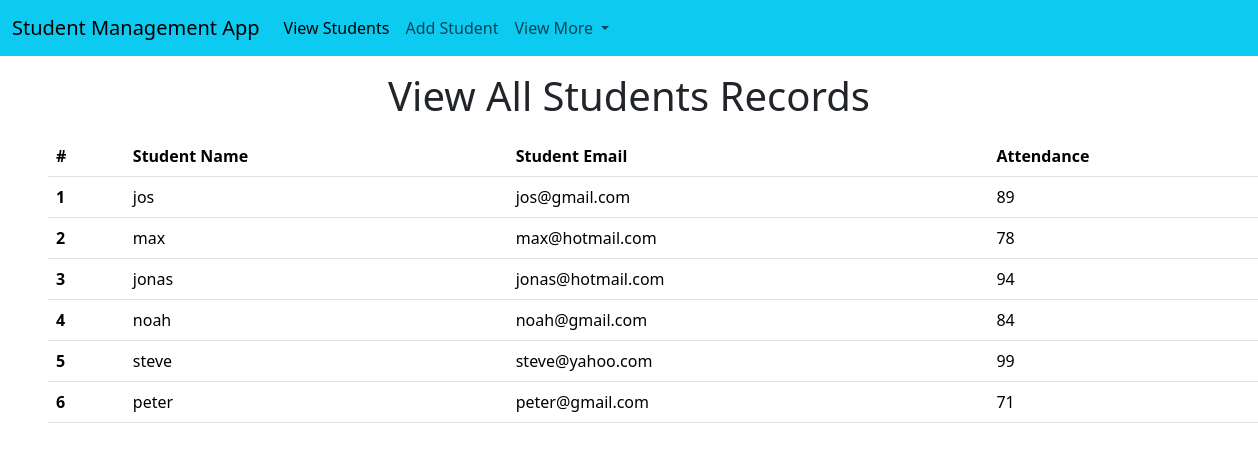
The page /student/ on the database its author committed.
### student_management/models.py (models this page shows)
class Student(models.Model):
    student_name = models.TextField(max_length=100)
    student_email = models.EmailField(max_length=254)
    student_attendance = models.IntegerField()

### student_management/views.py (the view)
# urls.py: 2. Add a URL to urlpatterns:  path('', views.home, name='home')
def home(request):
    students = Student.objects.all()
    return render(request, "student/home.html", {'students':students})

### Templates/student/home.html (shortened to what this page needs)
<!doctype html>
<html lang="en">
  <head>
    <link
      href="https://cdn.jsdelivr.net/npm/bootstrap@5.3.8/dist/css/bootstrap.min.css"
      rel="stylesheet"
    />
  </head>
  <body>
    {% include "nav_student.html" %}
    <h1 class="my-3 text-center">View All Students Records</h1>
    <table class="table mx-5">
      <thead>
        <tr>
          <th scope="col">#</th>
          <th scope="col">Student Name</th>
          <th scope="col">Student Email</th>
          <th scope="col">Attendance</th>
        </tr>
      </thead>
      <tbody>
        {% for student in students %}
        <tr>
          <th scope="row">{{student.id}}</th>
          <td>{{student.student_name}}</td>
          <td>{{student.student_email}}</td>
          <td>{{student.student_attendance}}</td>
        </tr>
        {% endfor %}
      </tbody>
    </table>
  </body>
</html>

### Templates/nav_student.html (shortened to what this page needs)
<nav class="navbar navbar-expand-lg bg-info">
    <div class="container-fluid">
        <a class="navbar-brand" href="/student/">Student Management App</a>
        <div class="collapse navbar-collapse" id="navbarSupportedContent">
        <ul class="navbar-nav me-auto mb-2 mb-lg-0">
            <li class="nav-item">
            <a class="nav-link active" aria-current="page" href="/student/">View Students</a>
            </li>
            <li class="nav-item">
            <a class="nav-link" href="/student/add-student/">Add Student</a>
            </li>
            <li class="nav-item dropdown">
            <a class="nav-link dropdown-toggle" href="#" role="button" data-bs-toggle="dropdown" aria-expanded="false">
                View More
            </a>
            </li>
        </ul>
        </div>
    </div>
    </nav>

### rows shown on the page
Student: id "1", student_name "jos", student_email "jos@gmail.com", student_attendance "89"
Student: id "2", student_name "max", student_email "max@hotmail.com", student_attendance "78"
Student: id "3", student_name "jonas", student_email "jonas@hotmail.com", student_attendance "94"
Student: id "4", student_name "noah", student_email "noah@gmail.com", student_attendance "84"
Student: id "5", student_name "steve", student_email "steve@yahoo.com", student_attendance "99"
Student: id "6", student_name "peter", student_email "peter@gmail.com", student_attendance "71"
